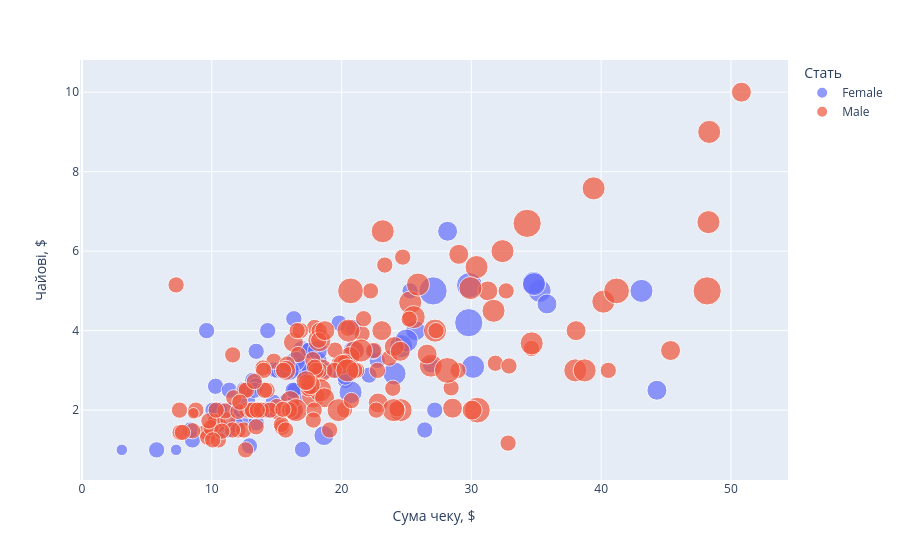

The code cell stored with this chart in its notebook:
### Markdown cell above
---

**5. Інтерактивна діаграма розсіювання**

Створіть з допомогою бібліотек Plotly інтерактивний scatter plot для `total_bill` vs `tip` з кольором за статтю (`sex`).

### Code cell
import plotly.express as px

fig = px.scatter(df, x = 'total_bill', y = 'tip', color = 'sex', size = 'size',
                labels = {'total_bill': 'Сума чеку, $', 'tip': 'Чайові, $', 'sex': 'Стать', 'size': 'Розмір групи'})
fig.show();

### Figure 1 — Plotly figure (JSON) as saved in the notebook; plotly's stock layout.template omitted (floating-point values rounded to 4 significant figures; data arrays with more than 128 entries replaced by an {"elided": "..."} marker saying what was removed)
{"data": [{"hovertemplate": "Стать=Female<br>Сума чеку, $=%{x}<br>Чайові, $=%{y}<br>Розмір групи=%{marker.size}<extra></extra>", "legendgroup": "Female", "marker": {"color": "#636efa", "size": [2, 4, 4, 2, 3, 3, 2, 2, 2, 2, 4, 3, 2, 4, 2, 2, 1, 3, 2, 2, 2, 1, 4, 2, 2, 2, 2, 2, 3, 2, 2, 2, 1, 3, 2, 2, 2, 4, 2, 2, 6, 2, 2, 2, 2, 2, 2, 2, 2, 2, 2, 2, 6, 2, 2, 3, 2, 5, 4, 2, 3, 2, 2, 2, 2, 3, 3, 2, 4, 2, 2, 2, 2, 3, 2, 2, 3, 2, 4, 2, 3, 2, 2, 2, 3, 2, 2], "sizemode": "area", "sizeref": 0.015, "symbol": "circle"}, "mode": "markers", "name": "Female", "orientation": "v", "showlegend": true, "type": "scatter", "x": [16.99, 24.59, 35.26, 14.83, 10.33, 16.97, 20.29, 15.77, 19.65, 15.06, 20.69, 16.93, 10.29, 34.81, 26.41, 16.45, 3.07, 17.07, 26.86, 25.28, 14.73, 10.07, 34.83, 5.75, 16.32, 22.75, 11.35, 15.38, 44.3, 22.42, 20.92, 14.31, 7.25, 25.71, 17.31, 10.65, 12.43, 24.08, 13.42, 12.48, 29.8, 14.52, 11.38, 20.27, 11.17, 12.26, 18.26, 8.51, 10.33, 14.15, 13.16, 17.47, 27.05, 16.43, 8.35, 18.64, 11.87, 29.85, 25.0, 13.39, 16.21, 17.51, 10.59, 10.63, 9.6, 20.9, 18.15, 19.81, 43.11, 13.0, 12.74, 13.0, 16.4, 16.47, 12.76, 13.27, 28.17, 12.9, 30.14, 13.42, 15.98, 16.27, 10.09, 22.12, 35.83, 27.18, 18.78], "xaxis": "x", "y": [1.01, 3.61, 5.0, 3.02, 1.67, 3.5, 2.75, 2.23, 3.0, 3.0, 2.45, 3.07, 2.6, 5.2, 1.5, 2.47, 1.0, 3.0, 3.14, 5.0, 2.2, 1.83, 5.17, 1.0, 4.3, 3.25, 2.5, 3.0, 2.5, 3.48, 4.08, 4.0, 1.0, 4.0, 3.5, 1.5, 1.8, 2.92, 1.68, 2.52, 4.2, 2.0, 2.0, 2.83, 1.5, 2.0, 3.25, 1.25, 2.0, 2.0, 2.75, 3.5, 5.0, 2.3, 1.5, 1.36, 1.63, 5.14, 3.75, 2.61, 2.0, 3.0, 1.61, 2.0, 4.0, 3.5, 3.5, 4.19, 5.0, 2.0, 2.01, 2.0, 2.5, 3.23, 2.23, 2.5, 6.5, 1.1, 3.09, 3.48, 3.0, 2.5, 2.0, 2.88, 4.67, 2.0, 3.0], "yaxis": "y"}, {"hovertemplate": "Стать=Male<br>Сума чеку, $=%{x}<br>Чайові, $=%{y}<br>Розмір групи=%{marker.size}<extra></extra>", "legendgroup": "Male", "marker": {"color": "#EF553B", "size": {"elided": "157 int values"}, "sizemode": "area", "sizeref": 0.015, "symbol": "circle"}, "mode": "markers", "name": "Male", "orientation": "v", "showlegend": true, "type": "scatter", "x": {"elided": "157 float values"}, "xaxis": "x", "y": {"elided": "157 float values"}, "yaxis": "y"}], "layout": {"legend": {"itemsizing": "constant", "title": {"text": "Стать"}, "tracegroupgap": 0}, "margin": {"t": 60}, "xaxis": {"anchor": "y", "domain": [0, 1], "title": {"text": "Сума чеку, $"}}, "yaxis": {"anchor": "x", "domain": [0, 1], "title": {"text": "Чайові, $"}}}}
